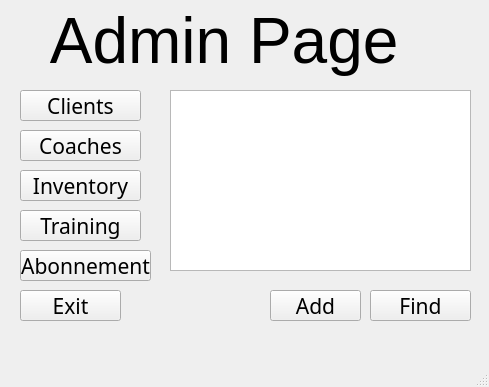
<?xml version="1.0" encoding="UTF-8"?>
<ui version="4.0">
 <class>AdminForm</class>
 <widget class="QMainWindow" name="AdminForm">
  <property name="geometry">
   <rect>
    <x>0</x>
    <y>0</y>
    <width>489</width>
    <height>387</height>
   </rect>
  </property>
  <property name="windowTitle">
   <string>MainWindow</string>
  </property>
  <widget class="QWidget" name="centralwidget">
   <widget class="QPushButton" name="ClientReviewButton">
    <property name="geometry">
     <rect>
      <x>20</x>
      <y>90</y>
      <width>121</width>
      <height>31</height>
     </rect>
    </property>
    <property name="font">
     <font>
      <family>MV Boli</family>
      <pointsize>16</pointsize>
     </font>
    </property>
    <property name="text">
     <string>Clients</string>
    </property>
   </widget>
   <widget class="QPushButton" name="CoachReviewButton">
    <property name="geometry">
     <rect>
      <x>20</x>
      <y>130</y>
      <width>121</width>
      <height>31</height>
     </rect>
    </property>
    <property name="font">
     <font>
      <family>MV Boli</family>
      <pointsize>16</pointsize>
     </font>
    </property>
    <property name="text">
     <string>Coaches</string>
    </property>
   </widget>
   <widget class="QPushButton" name="InventReviewButton">
    <property name="geometry">
     <rect>
      <x>20</x>
      <y>170</y>
      <width>121</width>
      <height>31</height>
     </rect>
    </property>
    <property name="font">
     <font>
      <family>MV Boli</family>
      <pointsize>16</pointsize>
     </font>
    </property>
    <property name="text">
     <string>Inventory</string>
    </property>
   </widget>
   <widget class="QLabel" name="label">
    <property name="geometry">
     <rect>
      <x>0</x>
      <y>0</y>
      <width>441</width>
      <height>81</height>
     </rect>
    </property>
    <property name="font">
     <font>
      <family>MS Shell Dlg 2</family>
      <pointsize>48</pointsize>
     </font>
    </property>
    <property name="text">
     <string>   Admin Page</string>
    </property>
   </widget>
   <widget class="QTableView" name="adminTable">
    <property name="geometry">
     <rect>
      <x>170</x>
      <y>90</y>
      <width>301</width>
      <height>181</height>
     </rect>
    </property>
   </widget>
   <widget class="QPushButton" name="AdminExitButton">
    <property name="geometry">
     <rect>
      <x>20</x>
      <y>290</y>
      <width>101</width>
      <height>31</height>
     </rect>
    </property>
    <property name="font">
     <font>
      <family>MV Boli</family>
      <pointsize>16</pointsize>
     </font>
    </property>
    <property name="text">
     <string>Exit</string>
    </property>
   </widget>
   <widget class="QPushButton" name="TrainReviewButton">
    <property name="geometry">
     <rect>
      <x>20</x>
      <y>210</y>
      <width>121</width>
      <height>31</height>
     </rect>
    </property>
    <property name="font">
     <font>
      <family>MV Boli</family>
      <pointsize>16</pointsize>
     </font>
    </property>
    <property name="text">
     <string>Training</string>
    </property>
   </widget>
   <widget class="QPushButton" name="abonnementButton">
    <property name="geometry">
     <rect>
      <x>20</x>
      <y>250</y>
      <width>131</width>
      <height>31</height>
     </rect>
    </property>
    <property name="font">
     <font>
      <family>MV Boli</family>
      <pointsize>16</pointsize>
     </font>
    </property>
    <property name="text">
     <string>Abonnement</string>
    </property>
   </widget>
   <widget class="QPushButton" name="addButton">
    <property name="geometry">
     <rect>
      <x>270</x>
      <y>290</y>
      <width>91</width>
      <height>31</height>
     </rect>
    </property>
    <property name="font">
     <font>
      <family>MV Boli</family>
      <pointsize>16</pointsize>
     </font>
    </property>
    <property name="text">
     <string>Add</string>
    </property>
   </widget>
   <widget class="QPushButton" name="findBotton">
    <property name="geometry">
     <rect>
      <x>370</x>
      <y>290</y>
      <width>101</width>
      <height>31</height>
     </rect>
    </property>
    <property name="font">
     <font>
      <family>MV Boli</family>
      <pointsize>16</pointsize>
     </font>
    </property>
    <property name="text">
     <string>Find</string>
    </property>
   </widget>
  </widget>
  <widget class="QMenuBar" name="menubar">
   <property name="geometry">
    <rect>
     <x>0</x>
     <y>0</y>
     <width>489</width>
     <height>21</height>
    </rect>
   </property>
  </widget>
  <widget class="QStatusBar" name="statusbar"/>
 </widget>
 <resources/>
 <connections/>
</ui>
